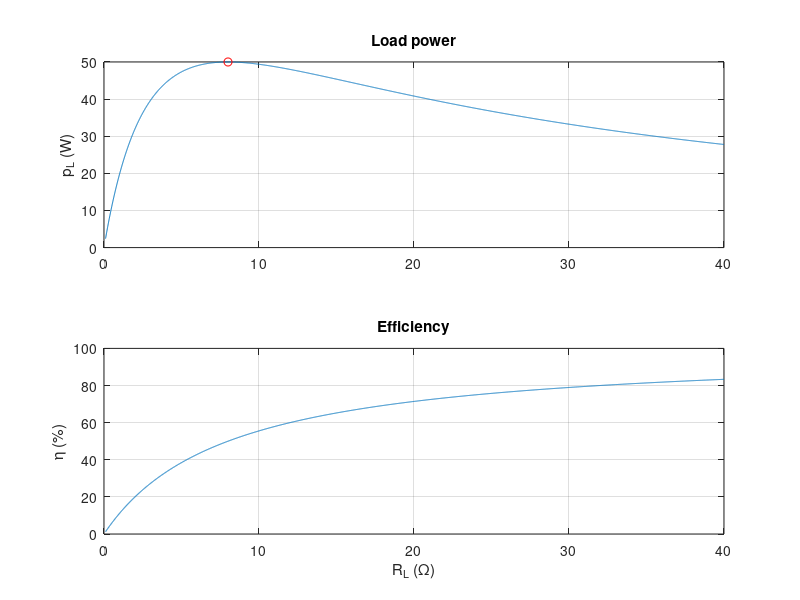

This chart was generated by the following MATLAB code:
% Circuits 1 — Maximum Power Transfer
%title: Maximum Power Transfer
%ar-title: أقصى نقل للقدرة
%lesson: c1-techniques-11
%course: circuits-1

%% Power in the load for many loads
%ar: p = VTh² RL / (RTh + RL)². نحسبها لكل قيم الحمل بعمليات النقطة، ثم نبحث عن القمة بـ max.
VTh = 40; RTh = 8;
RL = linspace(0.1, 40, 4000);
p = VTh^2 * RL ./ (RTh + RL).^2;
[pmax, k] = max(p);
fprintf('numerical: max %.3f W at RL = %.2f ohm\n', pmax, RL(k))
fprintf('formula:   max %g W at RL = %g ohm\n', VTh^2/(4*RTh), RTh)
%check: abs(VTh^2/(4*RTh) - 50) < 1e-12 && abs(RL(k) - 8) < 0.02

%% The curve and the efficiency
%ar: عند أقصى قدرة الكفاءة 50% فقط: نصف القدرة يضيع في RTh. الكفاءة η = RL/(RL + RTh).
eta = RL ./ (RL + RTh) * 100;
subplot(2,1,1); plot(RL, p); grid on; ylabel('p_L (W)'); title('Load power'); hold on; plot(RTh, pmax, 'ro'); hold off
subplot(2,1,2); plot(RL, eta); grid on; ylabel('\eta (%)'); xlabel('R_L (\Omega)'); title('Efficiency')

%%! Project idea: audio amplifier and speaker
%ar: مشروع: مكبر مقاومة خرجه 8 Ω. ما القدرة في سماعة 4 Ω أو 8 Ω أو 16 Ω؟ اطبع جدولًا. لماذا تُصنع السماعات بـ 8 Ω؟
for Rs = [4 8 16]
    fprintf('speaker %2g ohm: %.2f W, efficiency %.0f%%\n', Rs, VTh^2*Rs/(RTh + Rs)^2, Rs/(Rs + RTh)*100)
end
